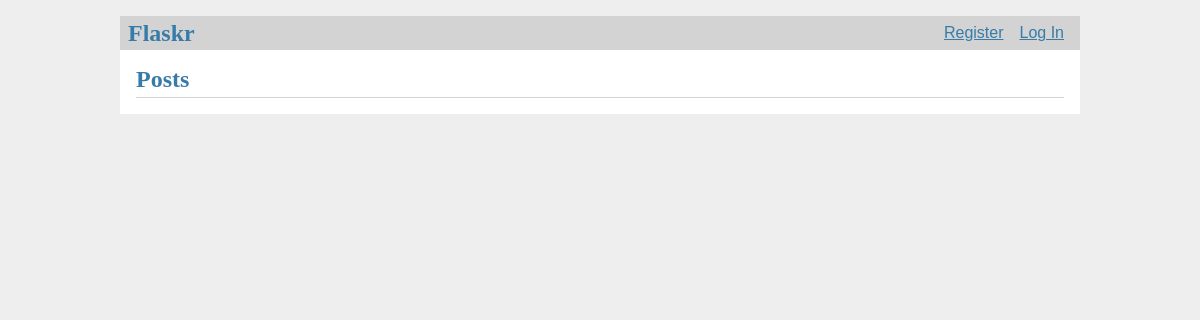
The app's page /, older data.
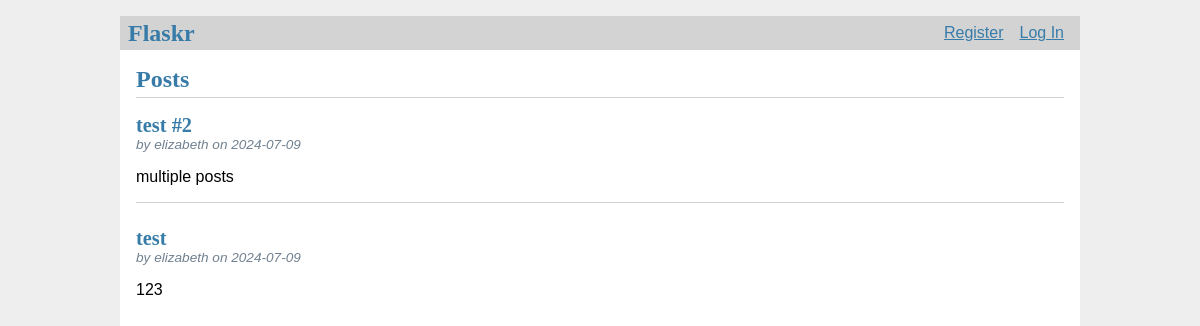
The same page, newer data.
### tables this page shows
CREATE TABLE post (
    id INTEGER PRIMARY KEY AUTOINCREMENT,
    author_id INTEGER NOT NULL,
    created TIMESTAMP NOT NULL DEFAULT CURRENT_TIMESTAMP,
    title TEXT NOT NULL,
    body TEXT NOT NULL,
    FOREIGN KEY (author_id) REFERENCES user (id) --TODO: look into how REFERENCES works
);

CREATE TABLE user (
    id INTEGER PRIMARY KEY AUTOINCREMENT,
    username TEXT UNIQUE NOT NULL,
    password TEXT NOT NULL
);

### flaskr/blog.py (the view)
@bp.route("/")
def index():
    db = get_db()
    posts = db.execute(
        'SELECT p.id, title, body, created, author_id, username'
        ' FROM post p JOIN user u ON p.author_id = u.id' # JOIN is used so the user/author info from the user table is available
        ' ORDER BY created DESC' # NOTE: these spaces at the beginning of the queries matter
    ).fetchall()
    return render_template("blog/index.html", posts=posts)

### flaskr/auth.py (called while the page is built)
@bp.before_app_request # registers a function that runs before the view function, regardless of the URL requested
def load_logged_in_user(): # check if a user id is stored in the session, get that user's data from the db, and store it in g.user (which lasts for the lenght of the request)
    user_id = session.get('user_id')
    if user_id is None:
        g.user = None
    else:
        g.user = get_db().execute(
            'SELECT * FROM user WHERE id = ?', (user_id,)
        ).fetchone()

### flaskr/db.py (called while the page is built)
def get_db():
    if 'db' not in g:
        g.db=sqlite3.connect( # used to establish a connection to the file pointed to by 'DATABASE' config key
            current_app.config['DATABASE'], # current_app points to the Flask app handling the request
            detect_types=sqlite3.PARSE_DECLTYPES
        )
        g.db.row_factory=sqlite3.Row # tells the connection to return rows that behave like dicts - allows columns to be accessed by name
    return g.db

### flaskr/templates/blog/index.html (shortened to what this page needs)
{% extends 'base.html' %}
{% block header %}
<h1>{% block title %}Posts{% endblock %}</h1>
{% endblock %}
{% block content %}
  {% for post in posts %}
    <article class="post">
        <header>
            <div>
                <h1>{{ post['title'] }}</h1>
                <div class="about">by {{ post['username'] }} on {{ post['created'].strftime('%Y-%m-%d') }}</div>
            </div>
        </header>
        <p class="body">{{ post['body'] }}</p>
    </article>
    {% if not loop.last %}
      <hr>
    {% endif %}
  {% endfor %}
{% endblock %}

### flaskr/templates/base.html (shortened to what this page needs)
<!doctype html>
 <link rel="stylesheet" href="{{ url_for('static', filename='style.css') }}">
 <nav>
  <h1>Flaskr</h1>
  <ul>
    {% if g.user %}
      <li><span>{{ g.user['username'] }}</span>
      <li><a href="{{ url_for('auth.logout') }}">Log Out</a>
    {% else %}
      <li><a href="{{ url_for('auth.register') }}">Register</a>
      <li><a href="{{ url_for('auth.login')}}">Log In</a>
    {% endif %}
  </ul>
 </nav>
 <section class="content">
  <header>
    {% block header %}{% endblock %}
  </header>
  {% block content %}{% endblock %}
</section>

### flaskr/static/style.css (style rules this page uses)
h1 { font-family: serif; color: #377ba8; margin: 1rem 0; }
a { color: #377ba8; }
hr { border: none; border-top: 1px solid lightgray; }
nav { background: lightgray; display: flex; align-items: center; padding: 0 0.5rem; }
nav h1 { flex: auto; margin: 0; }
nav ul { display: flex; list-style: none; margin: 0; padding: 0; }
nav ul li a, nav ul li span, header .action { display: block; padding: 0.5rem; }
.content { padding: 0 1rem 1rem; }
.content > header { border-bottom: 1px solid lightgray; display: flex; align-items: flex-end; }
.content > header h1 { flex: auto; margin: 1rem 0 0.25rem 0; }
.post > header { display: flex; align-items: flex-end; font-size: 0.85em; }
.post > header > div:first-of-type { flex: auto; }
.post > header h1 { font-size: 1.5em; margin-bottom: 0; }
.post .about { color: slategray; font-style: italic; }
.post .body { white-space: pre-line; }
.content:last-child { margin-bottom: 0; }

Row changes from the older to the newer data that the page shows:
added post: title "test #2", username "elizabeth", created "2024-07-09", body "multiple posts"
added post: title "test", username "elizabeth", created "2024-07-09", body "123"
